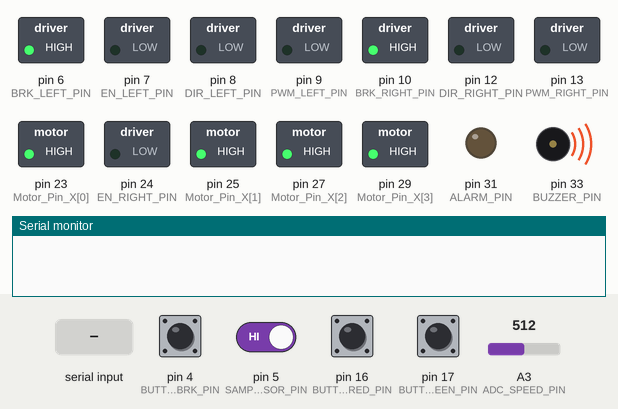
The program below on a simulated Arduino Mega 2560, built with avr-gcc and run on an emulated ATmega2560. Parts: switched loads named in the program (green lamp = pin HIGH), output pins drawn as LEDs (lit = HIGH), buzzer (waves = sounding, pin HIGH), the last lines printed to the serial monitor. The test bench sets the inputs (shaded band); at power-on: pin 4 (BUTTON_BRK_PIN), pin 5 (SAMPLING_SENSOR_PIN), pin 16 (BUTTON_RED_PIN), pin 17 (BUTTON_GREEN_PIN) HIGH, A3 (ADC_SPEED_PIN) = 512. EEPROM starts erased.

Above: at 3.4 s.
3.5 s: "*GET#" received over Serial
At 4.1 s:
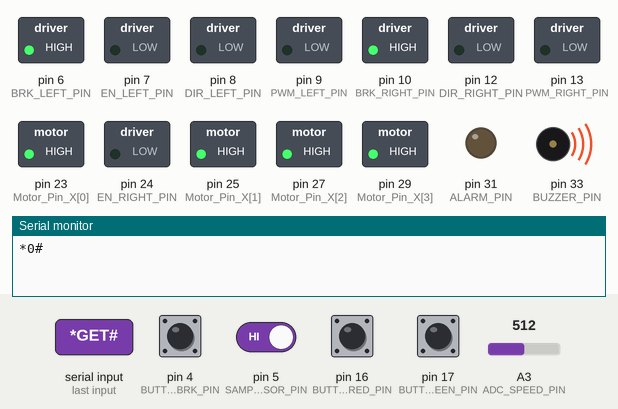
5.1 s: "*OK#" received over the second serial link
At 5.4 s:
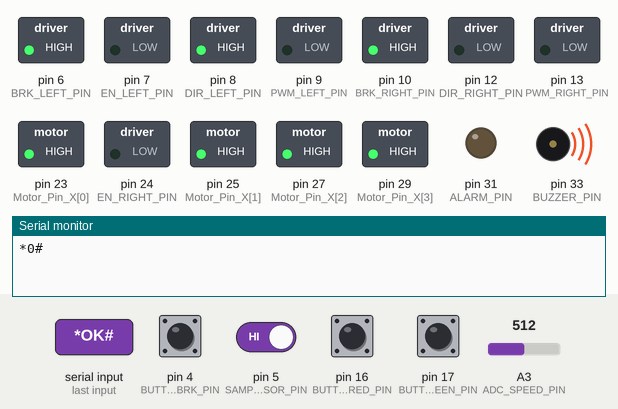
6.6 s: pin 16 (BUTTON_RED_PIN) pulled LOW for 3.2 s
At 9.0 s:
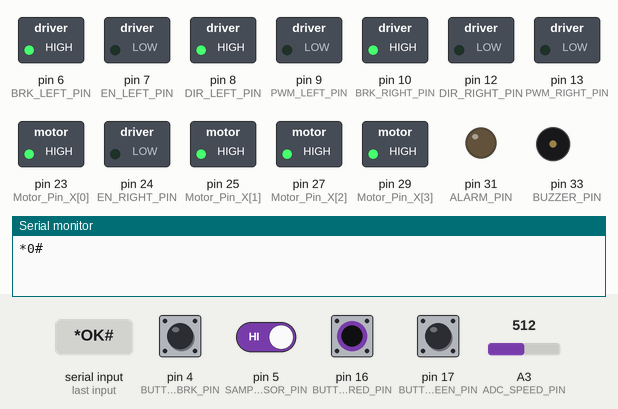
11.4 s: pin 17 (BUTTON_GREEN_PIN) pulled LOW for 3.2 s
At 12.8 s:
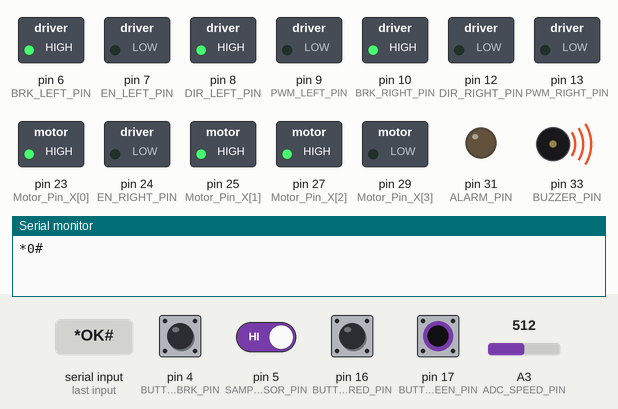
17.6 s: pin 17 (BUTTON_GREEN_PIN) pulled LOW for 0.15 s
At 18.8 s:
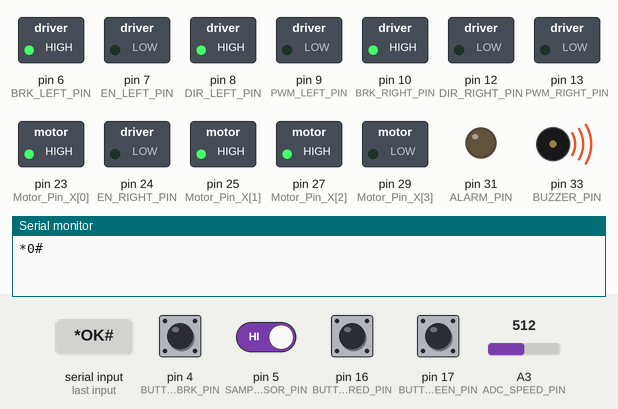
20.7 s: pin 17 (BUTTON_GREEN_PIN) pulled LOW for 3.2 s
At 24.4 s:
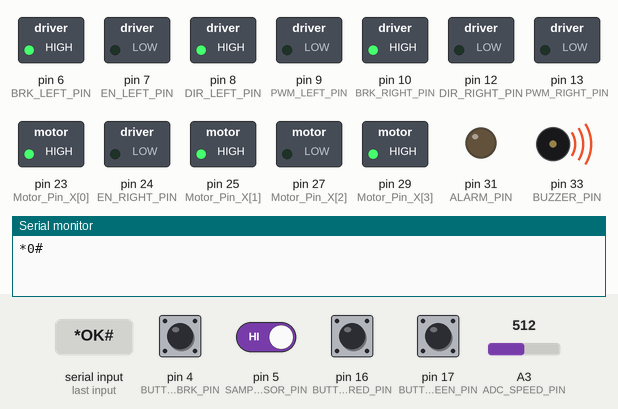
Timing chart, 0 to 27.9 s (numbered marks = the images above; inputs shaded):
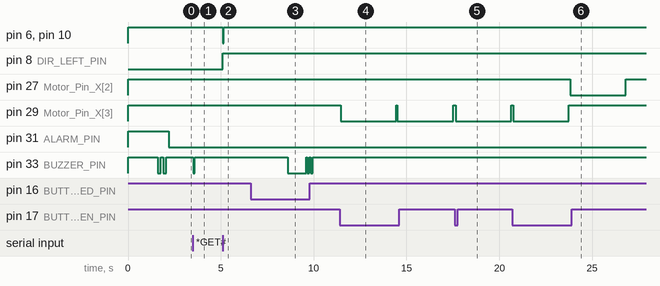

Measured:
- after the input at 3.5 s, pin 33 (BUZZER_PIN): HIGH → LOW at once, → HIGH 0.10 s later
- after the input at 5.1 s, pin 6 (BRK_LEFT_PIN), pin 10 (BRK_RIGHT_PIN): HIGH → LOW at once, → HIGH 0.04 s later; pin 8 (DIR_LEFT_PIN): LOW → HIGH at once
- after the input at 6.6 s, pin 33 (BUZZER_PIN): goes LOW 1.0 s, HIGH 0.05 s, LOW 0.10 s, HIGH 0.10 s, LOW 0.10 s, then HIGH, starting after 2.0 s
- after the input at 11.4 s, pin 29 (Motor_Pin_X[3]): alternates HIGH for 0.06 s and LOW for 3.0 s, starting after 0.05 s
- after the input at 17.6 s, pin 29 (Motor_Pin_X[3]): HIGH → LOW after 0.05 s, → HIGH 3.0 s later
- after the input at 20.7 s, pin 27 (Motor_Pin_X[2]): HIGH → LOW after 3.1 s, → HIGH 3.0 s later; pin 29 (Motor_Pin_X[3]): HIGH → LOW after 0.05 s, → HIGH 3.0 s later

The program:

main.cpp
```cpp
#include <Arduino.h>
#include "Motor.h"
#include <EEPROM.h>

#define ON 1
#define OFF 0

/************************************************/
// Motor
#define MAX_SPEED 45
#define ROTATE_SCALE 100
#define SPEED_Scale_R 100
#define SPEED_Scale_L 100
#define TIMEOUT_FRAME_REC 40

// Vending machine
#define TOTAL_SAMPLING 16
#define SAMPLINGPSLOT 4
#define SLOT_X 4

/************************************************/
#define BUZZER_PIN 33
#define ALARM_PIN 31
#define BUTTON_RED_PIN 16
#define BUTTON_GREEN_PIN 17
#define BUTTON_BRK_PIN 4
#define SAMPLING_SENSOR_PIN 5
#define ADC_SPEED_PIN A3
#define ID_Total_Sampling 10
#define DEBUG_SERIAL OFF

/************************************************/
/************************************************/

#define OFF_ALARM digitalWrite(ALARM_PIN, HIGH)
#define ON_ALARM digitalWrite(ALARM_PIN, LOW)

#define OFF_MOTOR(a) digitalWrite(a, HIGH)
#define ON_MOTOR(a) digitalWrite(a, LOW)

const int ID_Sampling[SLOT_X] = {15, 20, 25, 30};
const int Motor_Pin_X[SLOT_X] = {23, 25, 27, 29};
String String_Slot[SLOT_X] = {"*1#", "*2#", "*3#", "*4#"};

/************************************************/

unsigned long SysTimer = 0;
int EnabletoRunUART = 0;
boolean DIR_Motor_L = 0, DIR_Motor_R = 0;
String StateRunStr = "";
boolean TimeoutStartChecking = false;
unsigned long TimeCheck_Start = millis();
unsigned long TimeLogdebug = millis();
/************************************************/

boolean Switch_Checking = 0;
unsigned int Total_Sampling = 0;
unsigned int Slot_Sampling[SLOT_X] = {0, 0, 0, 0};
unsigned int Slot_Run_UART = 0;
boolean Total_Run_UART = false;
boolean Enable_Counter_Sampling = false;
/************************************************/

void BuzzerBeep(int Counter, int delayTime)
{
  for (int i = 0; i < Counter; i++)
  {
    digitalWrite(BUZZER_PIN, LOW);
    delay(delayTime);
    digitalWrite(BUZZER_PIN, HIGH);
    if (Counter > 1)
    {
      delay(delayTime);
    }
  }
}

unsigned long TimeCounter = millis();
void Beep_Alarm(int NumberBeep, int TimeON, unsigned long TimeOFF)
{
  if (millis() - TimeCounter > TimeOFF)
  {
    for (int i = 0; i < NumberBeep; ++i)
    {
      digitalWrite(BUZZER_PIN, LOW);
      delay(TimeON);
      digitalWrite(BUZZER_PIN, HIGH);
      if (i < NumberBeep)
      {
        delay(TimeOFF);
      }
    }
    TimeCounter = millis();
  }
}

unsigned int Speed_toRun_L = 0, Speed_toRun_R = 0;
unsigned int Speed_toRun, ADC_Speed;
void Check_Speed(void)
{
  ADC_Speed = analogRead(ADC_SPEED_PIN);
  Speed_toRun = map(ADC_Speed, 1023, 0, 0, MAX_SPEED);
  if (Speed_toRun > MAX_SPEED)
  {
    Speed_toRun = MAX_SPEED;
  }
  Speed_toRun_L = Speed_toRun * SPEED_Scale_L / 100;
  Speed_toRun_R = Speed_toRun * SPEED_Scale_R / 100;
}

boolean Enable_Start = false;
String inputSerialStr = "";
void Read_Joystick(void)
{
  if (Serial1.available() > 0)
  {
    char Data_Rec_char;
    Data_Rec_char = (char)Serial1.read();
    if (Data_Rec_char == '*')
    {
      inputSerialStr = "";
      Enable_Start = true;
    }

    if (Enable_Start == true)
    {
      inputSerialStr += Data_Rec_char;
    }

    if (Data_Rec_char == '#')
    {
      Enable_Start = false;
      inputSerialStr.trim();
      if (inputSerialStr != "*9#" && inputSerialStr != "*BRK#")
      {
        EnabletoRunUART = 1;
        StateRunStr = inputSerialStr;
        TimeoutStartChecking = true;
        TimeCheck_Start = millis();
      }
      else if (inputSerialStr == "*9#")
      {
        EnabletoRunUART = 0;
      }
      else if (inputSerialStr == "*BRK#")
      {
        EnabletoRunUART = 2;
      }
      // Serial.println(inputSerialStr);
      inputSerialStr = "";
    }
  }
}

boolean CheckButtonBRK(void)
{
  boolean StatusButton = digitalRead(BUTTON_BRK_PIN);
  if (StatusButton == false)
  {
    return true;
  }
  else
  {
    return false;
  }
}

boolean CheckButtonSampling(void)
{
  boolean StatusButton = digitalRead(BUTTON_GREEN_PIN);
  if (StatusButton == false)
  {
    return true;
  }
  else
  {
    return false;
  }
}

void Read_Data_EEPROM(void)
{
  Total_Sampling = EEPROM.read(ID_Total_Sampling);
  delay(10);
  if (Total_Sampling > TOTAL_SAMPLING)
  {
    Total_Sampling = 0;
    EEPROM.write(ID_Total_Sampling, Total_Sampling);
    delay(10);
#if DEBUG_SERIAL == ON
    Serial.println("Set default Sampling to EEPROM: " + String(Total_Sampling));
#endif
  }

  for (int i = 0; i < SLOT_X; i++)
  {
    Slot_Sampling[i] = EEPROM.read(ID_Sampling[i]);
    delay(10);
    if (Slot_Sampling[i] > SAMPLINGPSLOT)
    {
      Slot_Sampling[i] = 0;
      EEPROM.write(ID_Sampling[i], Slot_Sampling[i]);
      delay(10);
#if DEBUG_SERIAL == ON
      Serial.println("Set default Slot Sampling to EEPROM: " + String(ID_Sampling[i]);
#endif
    }
  }
}
void SamplingMotor_Init(void)
{
  for (int i = 0; i < SLOT_X; i++)
  {
    pinMode(Motor_Pin_X[i], OUTPUT);
    OFF_MOTOR(Motor_Pin_X[i]);
  }
}

boolean GetStatusREDButton(void)
{
  boolean ST_Button = digitalRead(BUTTON_RED_PIN);
  if (!ST_Button)
  {
    return true;
  }
  else
  {
    return false;
  }
}

unsigned long Time_Check_Long_Press = 0, Counter_Check_Long_Press = 0;
void Check_Reset_SamplingValue()
{
  if (GetStatusREDButton())
  {
    if (millis() - Time_Check_Long_Press > 500)
    {
      Counter_Check_Long_Press++;
      Time_Check_Long_Press = millis();
    }
    if (Counter_Check_Long_Press >= 4)
    {
      BuzzerBeep(1, 1000);
      Total_Sampling = TOTAL_SAMPLING;
      EEPROM.write(ID_Total_Sampling, Total_Sampling);
      delay(10);
#if DEBUG_SERIAL == ON
      Serial.println("Fill up Sampling to EEPROM: " + String(Total_Sampling));
#endif

      for (int i = 0; i < SLOT_X; i++)
      {
        EEPROM.write(ID_Sampling[i], SAMPLINGPSLOT);
        delay(10);
#if DEBUG_SERIAL == ON
        Serial.println("Fill up Slot Sampling to EEPROM: " + String(ID_Sampling[i]));
#endif
      }
      BuzzerBeep(2, 100);
    }
  }
  else
  {
    Counter_Check_Long_Press = 0;
    Time_Check_Long_Press = millis();
  }
}

void Motor_OFFALL(void)
{
  for (int i = 0; i < SLOT_X; i++)
  {
    OFF_MOTOR(Motor_Pin_X[i]);
  }
}

boolean One_Switch_Actived(void)
{
  if (!digitalRead(SAMPLING_SENSOR_PIN))
  {
    return 1;
  }
  else
  {
    return 0;
  }
}

boolean Enable_Delay = false;
void Run_Slot(int Slot)
{
  if (Slot >= 0 && Slot < SLOT_X)
  {
    ON_MOTOR(Motor_Pin_X[Slot]);
#if DEBUG_SERIAL == ON
    Serial.println("Run Motor with: slot = " + String(Slot));
#endif
    if (!Enable_Delay)
    {
      delay(3000);
      Enable_Delay = true;
    }
    if (!One_Switch_Actived())
    {
      Enable_Delay = false;
      if (Slot_Run_UART == 0)
      {
        Enable_Counter_Sampling = true;
      }
      Total_Run_UART = false;
      Slot_Run_UART = 0;
      Motor_OFFALL();
    }
  }
}

boolean Enable_Rec_Data = false;
String Data_Rec = "";
void Read_Serial()
{
  if (Serial.available() > 0)
  {
    char Data = Serial.read();
    if (Data == '*')
    {
      Data_Rec = "";
      Enable_Rec_Data = true;
    }

    if (Enable_Rec_Data == true)
    {
      Data_Rec += Data;
    }

    if (Data == '#')
    {
      Data_Rec.trim();
#if DEBUG_SERIAL == ON
      Serial.print("Data_Rec: ");
      Serial.println(Data_Rec);
#endif
      for (int i = 0; i < SLOT_X; i++)
      {
        if (Data_Rec == String_Slot[i])
        {
          if (Slot_Sampling[i] > 0)
          {
            Slot_Run_UART = i + 1;
          }
          else
          {
            Serial.println("*0#");
          }
        }
      }
      if (Data_Rec == "*OK#" && (Total_Sampling > 0))
      {
        Total_Run_UART = true;
      }
      if (Data_Rec == "*GET#")
      {
        Serial.println("*" + String(Total_Sampling) + "#");
      }
      if (Data_Rec == "*GET1#")
      {
        Serial.println("*" + String(Slot_Sampling[0]) + "#");
      }
      if (Data_Rec == "*GET2#")
      {
        Serial.println("*" + String(Slot_Sampling[1]) + "#");
      }
      if (Data_Rec == "*GET3#")
      {
        Serial.println("*" + String(Slot_Sampling[2]) + "#");
      }
      if (Data_Rec == "*GET4#")
      {
        Serial.println("*" + String(Slot_Sampling[3]) + "#");
      }

      BuzzerBeep(1, 100);
      Data_Rec = "";
      Enable_Rec_Data = false;
    }
  }
}

void setup()
{
  Serial.begin(9600);
  Serial1.begin(9600);
#if DEBUG_SERIAL == ON
  Serial.println("Init ...");
#endif
  pinMode(BUZZER_PIN, OUTPUT);
  pinMode(SAMPLING_SENSOR_PIN, INPUT_PULLUP);
  pinMode(BUTTON_RED_PIN, INPUT_PULLUP);
  pinMode(BUTTON_GREEN_PIN, INPUT_PULLUP);
  pinMode(BUTTON_BRK_PIN, INPUT_PULLUP);
  pinMode(ALARM_PIN, OUTPUT);
  digitalWrite(BUZZER_PIN, HIGH);
  digitalWrite(ALARM_PIN, HIGH);
  initMotor();
  MotorStop();
  SamplingMotor_Init();
  Read_Data_EEPROM();
  delay(1500);
  BuzzerBeep(2, 150);
  SysTimer = millis();
  TimeCounter = millis();
#if DEBUG_SERIAL == ON
  Serial.println("Init DONE");
#endif
}

float duration, distance;
void loop()
{
  /******************************* Sampling *********************************/
  Check_Reset_SamplingValue();
  Read_Serial();
  if (Slot_Run_UART > 0)
  {
    Run_Slot(Slot_Run_UART - 1);
    Slot_Sampling[Slot_Run_UART - 1]--;
  }

  if (CheckButtonSampling())
  {
    delay(50);
    if (CheckButtonSampling())
    {
      Total_Run_UART = true;
    }
  }

  if (Total_Sampling)
  {
    if (Total_Run_UART)
    {
      float SelectSlot = (float)Total_Sampling / SAMPLINGPSLOT;
      for (int i = 1; i <= SLOT_X; i++)
      {
        if (SelectSlot <= i && float(i - SelectSlot) < 1)
        {
          Run_Slot(i - 1);
        }
      }
    }
    if (Enable_Counter_Sampling)
    {
      Enable_Counter_Sampling = false;
      Total_Sampling--;
      EEPROM.write(ID_Total_Sampling, Total_Sampling);
      delay(10);
#if DEBUG_SERIAL == ON
      Serial.println("Sampling countdown to EEPROM: " + String(Total_Sampling));
#endif
    }
  }

  boolean Empty_Slot = false;
  for (int i = 0; i < SLOT_X; i++)
  {
    if (Slot_Sampling[i] == 0)
    {
      Empty_Slot = true;
      break;
    }
  }

  if ((Total_Sampling == 0 && Slot_Run_UART == 0) || Empty_Slot)
  {
#if DEBUG_SERIAL == ON
    Serial.println("Not enough sampling... " + String(Total_Sampling));
#endif
    //Beep_Alarm(1, 200, 1000);
    ON_ALARM;
    Total_Run_UART = false;
    Slot_Run_UART = 0;
  }
  else
  {
    OFF_ALARM;
  }

  /******************************* Robot *********************************/
  unsigned int SpeedMotorL = 0, SpeedMotorR = 0;
  Read_Joystick();
  Check_Speed();
  if (((unsigned long)millis() - TimeCheck_Start >= TIMEOUT_FRAME_REC) && TimeoutStartChecking == false && EnabletoRunUART == 1)
  {
    EnabletoRunUART = 0;
  }
  if (EnabletoRunUART == 1 && !CheckButtonBRK())
  {
    if (StateRunStr == "*1#")
    {
      DIR_Motor_L = UP;
      DIR_Motor_R = DOWN;
      SpeedMotorL = Speed_toRun_L * ROTATE_SCALE / 100;
      SpeedMotorR = Speed_toRun_R * ROTATE_SCALE / 100;
    }
    if (StateRunStr == "*2#")
    {
      DIR_Motor_L = DOWN;
      DIR_Motor_R = UP;
      SpeedMotorL = Speed_toRun_L * ROTATE_SCALE / 100;
      SpeedMotorR = Speed_toRun_R * ROTATE_SCALE / 100;
    }
    if (StateRunStr == "*4#")
    {
      DIR_Motor_L = UP;
      DIR_Motor_R = UP;
      SpeedMotorL = Speed_toRun_L;
      SpeedMotorR = Speed_toRun_R;
    }
    if (StateRunStr == "*3#")
    {
      DIR_Motor_L = DOWN;
      DIR_Motor_R = DOWN;
      SpeedMotorL = Speed_toRun_L;
      SpeedMotorR = Speed_toRun_R;
    }
    if (StateRunStr == "*5#")
    {
      DIR_Motor_L = UP;
      DIR_Motor_R = UP;
      SpeedMotorL = Speed_toRun_L;
      SpeedMotorR = Speed_toRun_R * 80 / 100;
    }
    if (StateRunStr == "*6#")
    {
      DIR_Motor_L = UP;
      DIR_Motor_R = UP;
      SpeedMotorL = Speed_toRun_L * 80 / 100;
      SpeedMotorR = Speed_toRun_R;
    }
    if (StateRunStr == "*7#")
    {
      DIR_Motor_L = DOWN;
      DIR_Motor_R = DOWN;
      SpeedMotorL = Speed_toRun_L;
      SpeedMotorR = Speed_toRun_R * 80 / 100;
    }
    if (StateRunStr == "*8#")
    {
      DIR_Motor_L = DOWN;
      DIR_Motor_R = DOWN;
      SpeedMotorL = Speed_toRun_L * 80 / 100;
      SpeedMotorR = Speed_toRun_R;
    }
    MotorGo(MOTOR_L, DIR_Motor_L, SpeedMotorL);
    MotorGo(MOTOR_R, DIR_Motor_R, SpeedMotorR);
    TimeoutStartChecking = false;
    // if((unsigned long) millis() - TimeLogdebug >= 50)
    // {
    //   Serial.println("RUN: " + String(ADC_Speed) + ": " + String(Speed_toRun_L));
    //   TimeLogdebug = millis();
    // }
  }
  else if (EnabletoRunUART == 0 && !CheckButtonBRK())
  {
    StateRunStr = "";
    MotorStop();
    // if((unsigned long) millis() - TimeLogdebug >= 50)
    // {
    //   Serial.println("STOP");
    //   Serial.println("RUN: " + String(ADC_Speed) + ": " + String(Speed_toRun_L));
    //   TimeLogdebug = millis();
    // }
  }
  if (EnabletoRunUART == 2 || CheckButtonBRK())
  {
    StateRunStr = "";
    MotorStop();
  }
}
```

Motor.h
```cpp
#ifndef __MOTOR_H__
#define __MOTOR_H__

#include "Arduino.h"

#define PWM_RIGHT_PIN 13
#define DIR_RIGHT_PIN 12
#define EN_RIGHT_PIN 24
#define BRK_RIGHT_PIN 10

#define PWM_LEFT_PIN 9
#define DIR_LEFT_PIN 8
#define EN_LEFT_PIN 7
#define BRK_LEFT_PIN 6

#define MOTOR_L 0
#define MOTOR_R 1
#define UP 0
#define DOWN 1

unsigned short Motor_StatusL, Motor_StatusR;
unsigned int Max_Speed_L = 0, Max_Speed_R = 0;
unsigned int MaxSpeed = 30;

void initMotor(void)
{
  pinMode(PWM_RIGHT_PIN, OUTPUT);
  pinMode(DIR_RIGHT_PIN, OUTPUT);
  pinMode(EN_RIGHT_PIN, OUTPUT);
  pinMode(BRK_RIGHT_PIN, OUTPUT);

  pinMode(PWM_LEFT_PIN, OUTPUT);
  pinMode(DIR_LEFT_PIN, OUTPUT);
  pinMode(EN_LEFT_PIN, OUTPUT);
  pinMode(BRK_LEFT_PIN, OUTPUT);

  digitalWrite(BRK_RIGHT_PIN, HIGH);
  digitalWrite(BRK_LEFT_PIN, HIGH);
}

void MotorGo(uint8_t motor, uint8_t direct, uint8_t PWM)
{
  digitalWrite(EN_RIGHT_PIN, LOW);
  digitalWrite(EN_LEFT_PIN, LOW);
  digitalWrite(BRK_RIGHT_PIN, LOW);
  digitalWrite(BRK_LEFT_PIN, LOW);
  if (motor == MOTOR_L)
  {
    if (direct == UP)
    {
      digitalWrite(DIR_LEFT_PIN, HIGH);
    }
    else if (direct == DOWN)
    {
      digitalWrite(DIR_LEFT_PIN, LOW);
    }
    analogWrite(PWM_LEFT_PIN, PWM);
  }
  else if (motor == MOTOR_R)
  {
    if (direct == UP)
    {
      digitalWrite(DIR_RIGHT_PIN, LOW);
    }
    else if (direct == DOWN)
    {
      digitalWrite(DIR_RIGHT_PIN, HIGH);
    }
    analogWrite(PWM_RIGHT_PIN, PWM);
  }
}
void MotorStop()
{
  digitalWrite(BRK_RIGHT_PIN, HIGH);
  digitalWrite(BRK_LEFT_PIN, HIGH);
  digitalWrite(EN_LEFT_PIN, LOW);
  digitalWrite(EN_RIGHT_PIN, LOW);
  analogWrite(PWM_RIGHT_PIN, 0);
  analogWrite(PWM_LEFT_PIN, 0);
}

#endif
```
